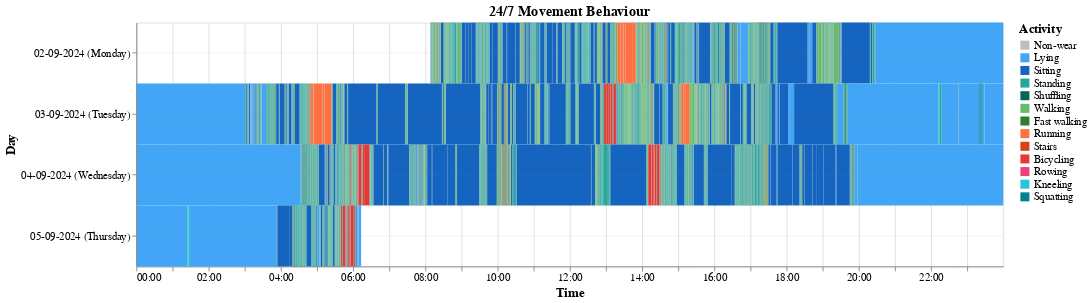

The cell this chart's notebook holds for it:
### Code cell
plot

### Figure 1 — Vega specification as saved in the notebook (floating-point values rounded to 4 significant figures; data arrays with more than 128 entries replaced by an {"elided": "..."} marker saying what was removed)
{"$schema": "https://vega.github.io/schema/vega/v6.json", "data": [{"name": "source_0", "values": {"elided": "6328 records"}, "transform": [{"type": "formula", "expr": "toDate(datum['hoursminutesseconds_start_time'])", "as": "hoursminutesseconds_start_time"}, {"type": "formula", "expr": "toDate(datum['hoursminutesseconds_end_time'])", "as": "hoursminutesseconds_end_time"}]}, {"name": "source_0_y_domain_y_label", "values": [{"y_label": "02-09-2024 (Monday)"}, {"y_label": "03-09-2024 (Tuesday)"}, {"y_label": "04-09-2024 (Wednesday)"}, {"y_label": "05-09-2024 (Thursday)"}]}], "marks": [{"type": "rect", "name": "marks", "from": {"data": "source_0"}, "encode": {"update": {"x": {"field": "hoursminutesseconds_start_time", "scale": "x"}, "height": {"signal": "max(0.25, bandwidth('y'))"}, "opacity": {"value": 1}, "tooltip": {"signal": "{\"Start Time\": timeFormat(datum[\"hoursminutesseconds_start_time\"], \"%H:%M\"), \"Activity\": isValid(datum[\"activity\"]) ? datum[\"activity\"] : \"\"+datum[\"activity\"], \"Duration (min)\": format(datum[\"duration\"], \".2f\")}"}, "fill": {"field": "activity", "scale": "color"}, "x2": {"field": "hoursminutesseconds_end_time", "scale": "x"}, "y": {"field": "y_label", "scale": "y"}}}, "style": ["rect"]}], "scales": [{"name": "x", "type": "time", "domain": {"data": "source_0", "fields": ["hoursminutesseconds_start_time", "hoursminutesseconds_end_time"]}, "range": [0, {"signal": "width"}]}, {"name": "y", "type": "band", "domain": {"data": "source_0_y_domain_y_label", "field": "y_label"}, "range": [0, {"signal": "height"}], "paddingOuter": 0, "paddingInner": 0}, {"name": "color", "type": "ordinal", "domain": ["Non-wear", "Lying", "Sitting", "Standing", "Shuffling", "Walking", "Fast walking", "Running", "Stairs", "Bicycling", "Rowing", "Kneeling", "Squatting"], "range": ["#BDBDBD", "#42A5F5", "#1565C0", "#26A69A", "#00695C", "#66BB6A", "#2E7D32", "#FF7043", "#D84315", "#E53935", "#EC407A", "#26C6DA", "#00838F"]}], "axes": [{"scale": "x", "minExtent": 0, "orient": "bottom", "aria": false, "tickCount": {"signal": "ceil(width/40)"}, "grid": true, "ticks": false, "zindex": 0, "tickMinStep": {"signal": "datetime(2001, 0, 1, 0, 0, 1, 0) - datetime(2001, 0, 1, 0, 0, 0, 0)"}, "domain": false, "labels": false, "gridScale": "y", "maxExtent": 0}, {"scale": "y", "gridColor": "gray", "gridOpacity": 0.1, "minExtent": 0, "zindex": 1, "domain": false, "grid": true, "labels": false, "gridScale": "x", "orient": "left", "aria": false, "maxExtent": 0, "ticks": false}, {"scale": "x", "title": "Time", "orient": "bottom", "titleFontSize": 14, "zindex": 0, "grid": false, "labelFontSize": 12, "format": "%H:%M", "tickCount": {"signal": "ceil(width/40)"}, "tickMinStep": {"signal": "datetime(2001, 0, 1, 0, 0, 1, 0) - datetime(2001, 0, 1, 0, 0, 0, 0)"}, "ticks": true, "labelFlush": true, "labelOverlap": true}, {"scale": "y", "orient": "left", "labelFontSize": 12, "zindex": 1, "titleFontSize": 14, "ticks": true, "title": "Day", "grid": false}], "title": {"text": "24/7 Movement Behaviour", "fontSize": 16, "frame": "group"}, "background": "white", "padding": 5, "height": 270, "width": 960, "style": "cell", "legends": [{"labelFontSize": 12, "title": "Activity", "titleFontSize": 14, "fill": "color", "symbolType": "square", "encode": {"symbols": {"update": {"opacity": {"value": 1}}}}}]}
